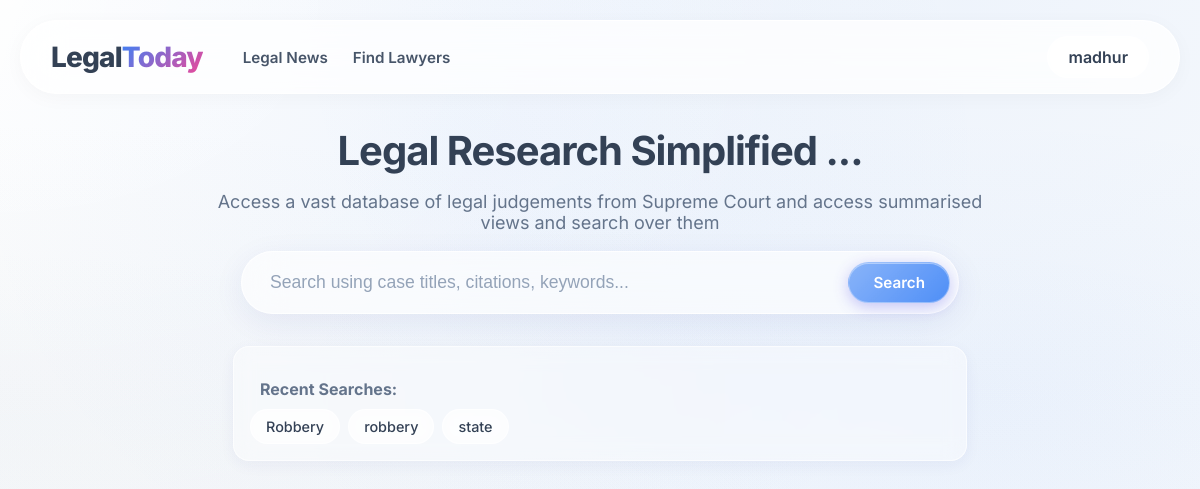
The app's page / (signed in) with its own data.
### tables this page shows
CREATE TABLE history (id INTEGER PRIMARY KEY AUTOINCREMENT, email TEXT NOT NULL, query TEXT NOT NULL, created_at DATETIME DEFAULT CURRENT_TIMESTAMP);

### app.py (the view)
@app.route('/')
def index():
    email = session.get("email")
    name = session.get("name")
    past_queries = []
    if session.get("login_status"):
        conn = get_db_connection()
        cursor = conn.cursor()
        cursor.execute('''SELECT query FROM history WHERE email=? ORDER BY created_at DESC LIMIT 5''',(email,))
        past_queries = [row for row in cursor.fetchall()]
        conn.close()
    return render_template("index.html", login_status=session.get("login_status", False), name=name, email=email, past_queries=past_queries)

### app.py (called while the page is built)
def get_db_connection():
    conn = sqlite3.connect('users.db')
    conn.row_factory = sqlite3.Row
    return conn

### templates/index.html (shortened to what this page needs)
<!DOCTYPE html>
<html lang="en">
<head>
    <link rel="stylesheet" href="../static/css/styles.css">
    <link rel="stylesheet" href="../static/css/layout.css">
    <link rel="stylesheet" href="../static/css/buttons.css">
    <link rel="stylesheet" href="../static/css/content.css">
    <link rel="stylesheet" href="../static/css/form.css">
    <link rel="stylesheet" href="../static/css/auth.css">
    <link rel="stylesheet" href="../static/css/results.css">
    <link rel="stylesheet" href="../static/css/documents.css">
    <link rel="stylesheet" href="../static/css/user.css">
</head>
<body>
    <div class="page-container">
        <div class="content-wrapper">
            <header class="header">
                <a href="{{ url_for('index') }}" class="logo">Legal<span>Today</span></a>
                <nav class="header-nav">
                    <a href="{{ url_for('news') }}">Legal News</a>
                    <a href="{{ url_for('lawyers') }}">Find Lawyers</a>
                </nav>
                <div class="header-right">
                    {% if login_status==False %}
                    <div class="header-buttons">
                        <button id="login-but" class="button-l">Login</button>
                        <button id="register-but" class="button-r">Registration</button>
                    </div>
                    {% else %}
                    <div class="user-menu">
                        <span class="username">{{ name }}</span>
                    </div>
                    {% endif %}
                </div>
            </header>
            <main class="main-content">
                <section class="h-section">
                    <div class="h-text">
                        <h2>Legal Research Simplified ...</h2>
                        <p>Access a vast database of legal judgements from Supreme Court and access summarised views and
                            search over them</p>
                    </div>
                    <form id="search-form" class="search-form" action="{{ url_for('search_query',page_num=1) }}"
                        method="GET">
                        <div class="search-input">
                            <input type="text" id="search-input" name="query" autocomplete="off"
                                placeholder="Search using case titles, citations, keywords..." required>
                            <button type="submit" class="button-r search-button">Search</button>
                        </div>
                    </form>
                    {% if past_queries %}
                    <div class="recent-history">
                        <h3
                            style="font-size: 1rem; color: var(--color-text-muted); margin-bottom: 10px; text-align: left; padding-left: 10px;">
                            Recent Searches:</h3>
                        <ul style="list-style: none; padding: 0; margin: 0; display: flex; flex-wrap: wrap; gap: 8px;">
                            {% for item in past_queries %}
                            <li>
                                <a href="#" class="recent-query-link" data-query="{{ item[0] }}">
                                    {{ item[0] }}
                                </a>
                            </li>
                            {% endfor %}
                        </ul>
                    </div>
                    {% endif %}
        </div>
    </div>
</body>
</html>

### static/css/styles.css (style rules this page uses)
:root { --glass-bg: rgba(255, 255, 255, 0.85); --glass-border: rgba(226, 232, 240, 0.8); --glass-shadow: 0 4px 6px -1px rgba(0, 0, 0, 0.1); --glass-blur: blur(16px); --color-primary: #3b82f6; --color-primary-hover: #2563eb; --color-text-main: #334155; --color-text-muted: #64748b; --color-danger: #ef4444; --font-family: 'Inter', system-ui, -apple-system, sans-serif; --radius-lg: 20px; --radius-md: 16px; --radius-sm: 10px; }
body { font-family: var(--font-family); margin: 0; padding: 0; color: var(--color-text-main); background-color: #f8fafc; background-image: radial-gradient(at 40% 20%, rgba(59, 130, 246, 0.05) 0px, transparent 50%), radial-gradient(at 80% 0%, rgba(59, 130, 246, 0.05) 0px, transparent 50%), radial-gradient(at 0% 50%, rgba(148, 163, 184, 0.05) 0px, transparent 50%), radial-gradient(at 80% 50%, rgba(59, 130, 246, 0.05) 0px, transparent 50%), radial-gradient(at 0% 100%, rgba(148, 163, 184, 0.05) 0px, transparent 50%), radial-gradient(at 80% 100%, rgba(59, 130, 246, 0.05) 0px, transparent 50%), radial-gradient(at 0% 0%, rgba(255, 255, 255, 0.8) 0px, transparent 50%); background-attachment: fixed; background-size: cover; min-height: 100vh; }

### static/css/layout.css (style rules this page uses)
.page-container { min-height: 100vh; display: flex; flex-direction: column; align-items: center; padding: 0 20px; }
.content-wrapper { width: 100%; max-width: 1200px; margin-top: 20px; margin-bottom: 40px; }
.header { display: flex; align-items: center; padding: 15px 30px; margin-bottom: 30px; background: rgba(255, 255, 255, 0.75); backdrop-filter: blur(20px); -webkit-backdrop-filter: blur(20px); border: 1px solid rgba(255, 255, 255, 0.9); box-shadow: 0 4px 20px rgba(0,0,0,0.03); border-radius: 100px; position: sticky; top: 20px; z-index: 100; }
.logo { font-size: 1.75rem; font-weight: 800; letter-spacing: -0.03em; color: var(--color-text-main); text-decoration: none; display: flex; align-items: center; margin-right: 40px; white-space: nowrap; }
.logo span { color: var(--color-primary); background: linear-gradient(135deg, var(--color-primary) 0%, #ec4899 100%); -webkit-background-clip: text; -webkit-text-fill-color: transparent; }
.header-nav { display: flex; gap: 25px; margin-right: auto; }
.header-nav a { color: #475569; text-decoration: none; font-weight: 600; font-size: 0.95rem; transition: color 0.2s ease; }
.header-right { display: flex; align-items: center; gap: 15px; }
.main-content { width: 100%; animation: fadeIn 0.6s ease-out; }

### static/css/buttons.css (style rules this page uses)
button, .button-l, .button-r, .button-primary { font-family: var(--font-family); cursor: pointer; border: none; outline: none; transition: all 0.3s cubic-bezier(0.4, 0, 0.2, 1); }
.button-r, .button-primary { background: linear-gradient(135deg, rgba(255,255,255,0.4) 0%, rgba(255,255,255,0.1) 100%), var(--color-primary); backdrop-filter: blur(10px); border: 1px solid rgba(255, 255, 255, 0.3); box-shadow: 0 4px 15px rgba(79, 70, 229, 0.3), inset 0 1px 0 rgba(255,255,255,0.4); color: white; font-weight: 600; padding: 10px 24px; border-radius: 50px; font-size: 0.95rem; text-decoration: none; display: inline-block; }

### static/css/content.css (style rules this page uses)
.main-content { margin-top: 2rem; }
.h-section { text-align: center; max-width: 768px; margin: 0 auto; }
.h-text h2 { font-size: 2.5rem; font-weight: 700; letter-spacing: -0.025em; margin: 0; }
.h-text p { margin-top: 1rem; font-size: 1.125rem; color: var(--color-text-muted); }
.recent-history { margin-top: 2rem; padding: 1rem; background: rgba(255, 255, 255, 0.4); backdrop-filter: blur(10px); -webkit-backdrop-filter: blur(10px); border: 1px solid rgba(255, 255, 255, 0.6); box-shadow: 0 4px 15px rgba(31, 38, 135, 0.05); border-radius: var(--radius-md); text-align: left; max-width: 700px; margin-left: auto; margin-right: auto; }
.recent-query-link { display: inline-block; padding: 8px 15px; background: rgba(255, 255, 255, 0.6); backdrop-filter: blur(8px); -webkit-backdrop-filter: blur(8px); border: 1px solid rgba(255, 255, 255, 0.7); border-radius: 50px; color: var(--color-text-main); font-size: 0.9rem; text-decoration: none; transition: all 0.2s ease; cursor: pointer; font-weight: 500; }

### static/css/user.css (style rules this page uses)
.user-menu { position: relative; display: inline-block; }
.username { display: block; padding: 10px 20px; background: rgba(255, 255, 255, 0.5); backdrop-filter: blur(8px); -webkit-backdrop-filter: blur(8px); border: 1px solid rgba(255, 255, 255, 0.6); border-radius: 50px; color: var(--color-text-main); font-weight: 600; cursor: pointer; transition: all 0.3s ease; }

### records on screen
history: query "Robbery"
history: query "robbery"
history: query "state"

### other values on screen
{{ name }} "madhur"
